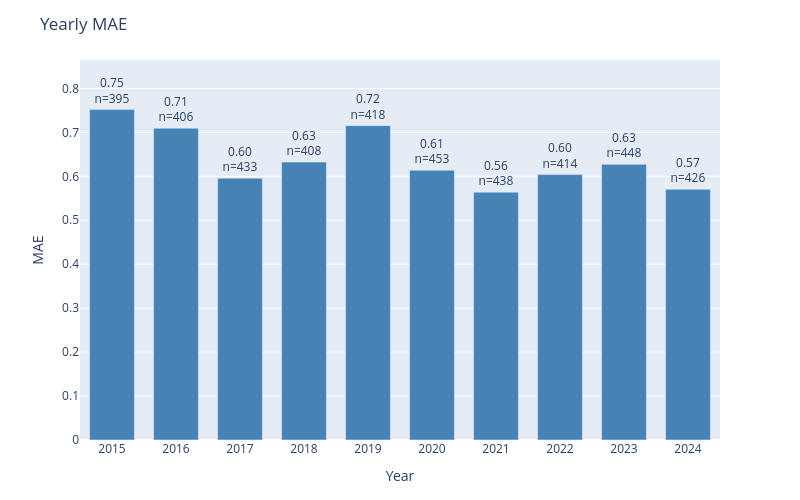

Write notebook code for a chart like this one.
### Code cell
plot_error_by_group(
    df=results_test,
    y_true_col='actual',
    y_pred_col='prediction',
    date_col='dt_temp',
    group_by='year',
    metric='mae',
    title='Yearly MAE'
)

### Figure 1 — Plotly figure (JSON) as saved in the notebook; plotly's stock layout.template omitted (floating-point values rounded to 4 significant figures)
{"data": [{"marker": {"color": "steelblue"}, "text": ["0.75<br>n=395", "0.71<br>n=406", "0.60<br>n=433", "0.63<br>n=408", "0.72<br>n=418", "0.61<br>n=453", "0.56<br>n=438", "0.60<br>n=414", "0.63<br>n=448", "0.57<br>n=426"], "textposition": "outside", "type": "bar", "x": ["2015", "2016", "2017", "2018", "2019", "2020", "2021", "2022", "2023", "2024"], "y": [0.7519, 0.7094, 0.5958, 0.6324, 0.7153, 0.6137, 0.5639, 0.6039, 0.6272, 0.5704]}], "layout": {"bargap": 0.3, "height": 500, "margin": {"b": 60, "t": 60}, "title": {"text": "Yearly MAE"}, "uniformtext": {"minsize": 8, "mode": "hide"}, "width": 800, "xaxis": {"title": {"text": "Year"}}, "yaxis": {"range": [0, 0.8647], "title": {"text": "MAE"}}}}
